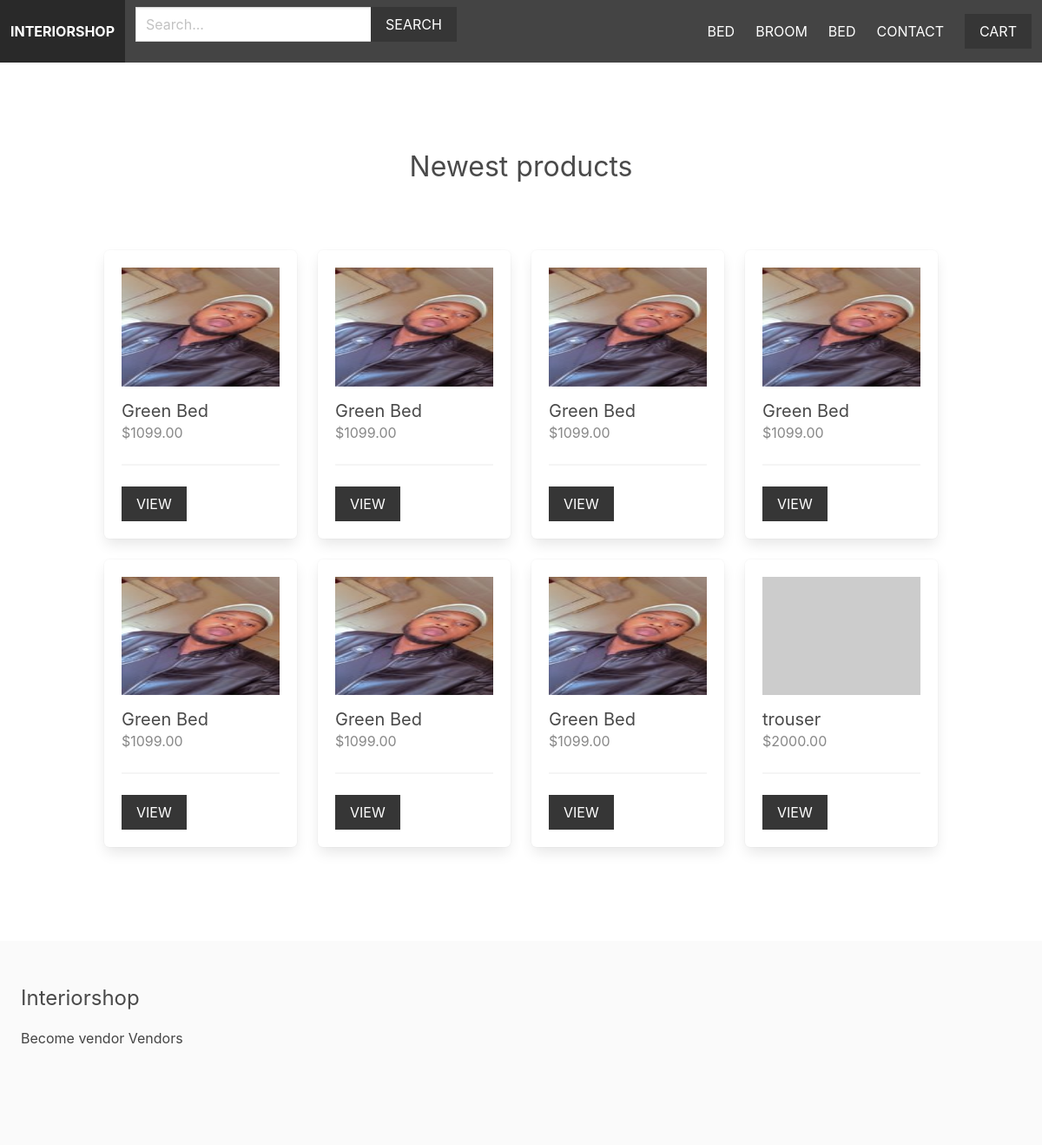
The page / on the database its author committed.
### apps/product/models.py (models this page shows, shortened)
class Category(models.Model):
    title = models.CharField(max_length=255)
    slug = models.SlugField(max_length=255)
    ordering = models.IntegerField(default=0)
    class Meta:
        ordering = ['ordering']

class Product(models.Model):
    category = models.ForeignKey(Category, related_name='products', on_delete=models.CASCADE)
    vendor = models.ForeignKey(Vendor, related_name='products', on_delete=models.CASCADE)
    title = models.CharField(max_length=255)
    slug = models.SlugField(max_length=255)
    description = models.TextField(blank=True, null=True)
    price = models.DecimalField(max_digits=6, decimal_places=2)
    date_added = models.DateTimeField(auto_now_add=True)
    image = models.ImageField(upload_to='uploads/', blank=True, null=True)
    thumbnail = models.ImageField(upload_to='uploads/', blank=True, null=True)
    class Meta:
        ordering = ['-date_added']
    def get_thumbnail(self):
        if self.thumbnail:
            return self.thumbnail.url
        else:
            if self.image:
                self.thumbnail = self.make_thumbnail(self.image)
                self.save()
                return self.thumbnail.url
            else:
                return 'https://via.placeholder.com/240x180.jpg'

### apps/core/views.py (the view)
# urls.py: path('', views.frontpage, name='frontpage'),
def frontpage(request):
    newest_products = Product.objects.all()[0:8]
    return render(request,'core/frontpage.html', {'newest_products': newest_products})

### apps/cart/cart.py (called while the page is built)
    def __len__(self):
        return sum(item['quantity'] for item in self.cart.values())

### apps/cart/context_processors.py (called while the page is built)
def cart(request):
    return {'cart': Cart(request)}

### apps/product/context_processors.py (called while the page is built)
def menu_categories(request):
    categories = Category.objects.all()
    return {'menu_categories': categories}

### apps/core/templates/core/frontpage.html (shortened to what this page needs)
{% extends 'core/base.html' %}
{% block content %}
    <div class="columns is-multiline mb-6">
        <div class="column is-12 has-text-centered mt-6 mb-6">
            <h2 class="is-size-3">Newest products</h2>
        </div>
        {% for product in newest_products %}
            {% include 'product/parts/list_item.html' %}
        {% endfor %}
    </div>
{% endblock %}

### apps/core/templates/core/base.html (shortened to what this page needs)
{% load static %}
<html lang="en">
  <head>
    <link
      rel="stylesheet"
      href="https://cdn.jsdelivr.net/npm/bulma@0.9.4/css/bulma.min.css"
    />
    <link rel="stylesheet" href="{% static 'styles/main.css' %}" />
  </head>
  <body>
    <nav class="navbar is-dark">
      <div class="navbar-brand">
        <a href="/" class="navbar-item"><strong>Interiorshop</strong></a>
      </div>
      <div class="navbar-menu" id="main-navbar">
          <div class="navbar-start">
            <div class="navbar-item">
                <form method="get" action="{% url 'search' %}">
                    <div class="field has-addons">
                        <div class="control">
                            <input type="text" class="input" placeholder="Search..." name="query">
                        </div>
                        <div class="control">
                            <button class="button is-dark is-uppercase">Search</button>
                        </div>
                    </div>
                </form>
            </div>
        </div>
        <div class="navbar-end">
          {% for category in menu_categories %}
              <a href="{% url 'category' category.slug %}" class="navbar-item">{{ category.title }}</a>
          {% endfor %}
          <a href="{% url 'contact' %}" class="navbar-item">Contact</a>
          <div class="navbar-item">
            <a href="{% url 'cart' %}" class="button is-dark">Cart{% if cart %} ({{ cart|length }}){% endif %}</a>
          </div>
        </div>
      </div>
    </nav>
    <section class="section">
      <div class="container">{% block content %} {% endblock %}</div>
    </section>
    <footer class="footer">
      <h3 class="is-size-4 mb-4">Interiorshop</h3>
      {% if request.user.is_authenticated %}
      <a href="{% url 'vendor_admin' %}">Vendor admin</a>
      {% else %}
      <a href="{% url 'become_vendor' %}">Become vendor</a>
      {% endif %}
      <a href="{% url 'vendors' %}">Vendors</a>
    </footer>
  </body>
</html>

### apps/product/templates/product/parts/list_item.html
<div class="column is-3 product-list-item">
    <div class="box">
        <figure class="image is-4by3 mb-4">
            <img src="{{ product.get_thumbnail }}">
        </figure>
        <h2 class="subtitle">{{ product.title }}</h2>
        <h3 class="price is-size-6 mb-5">${{ product.price }}</h3>
        <hr>
        <a href="{% url 'product' product.category.slug product.slug %}" class="button is-dark is-uppercase">View</a>
    </div>
</div>

### static/styles/main.css (style rules this page uses)
.navbar { text-transform: uppercase; }
.navbar.is-dark { background: #444; }
.footer a { margin-bottom: 15px; display: inline-block; color: #444; }
.input, .button { border-radius: 0; }
.product-list-item .box .subtitle { margin-bottom: 0; }
.product-list-item .box .price { color: #888; }

### rows shown on the page
Category: title "BED"
Category: title "BROOM"
Category: title "BED"
Product: get_thumbnail (picture), title "Green Bed", price "1099.00"
Product: get_thumbnail (picture), title "Green Bed", price "1099.00"
Product: get_thumbnail (picture), title "Green Bed", price "1099.00"
Product: get_thumbnail (picture), title "Green Bed", price "1099.00"
Product: get_thumbnail (picture), title "Green Bed", price "1099.00"
Product: get_thumbnail (picture), title "Green Bed", price "1099.00"
Product: get_thumbnail (picture), title "Green Bed", price "1099.00"
Product: title "trouser", price "2000.00"
